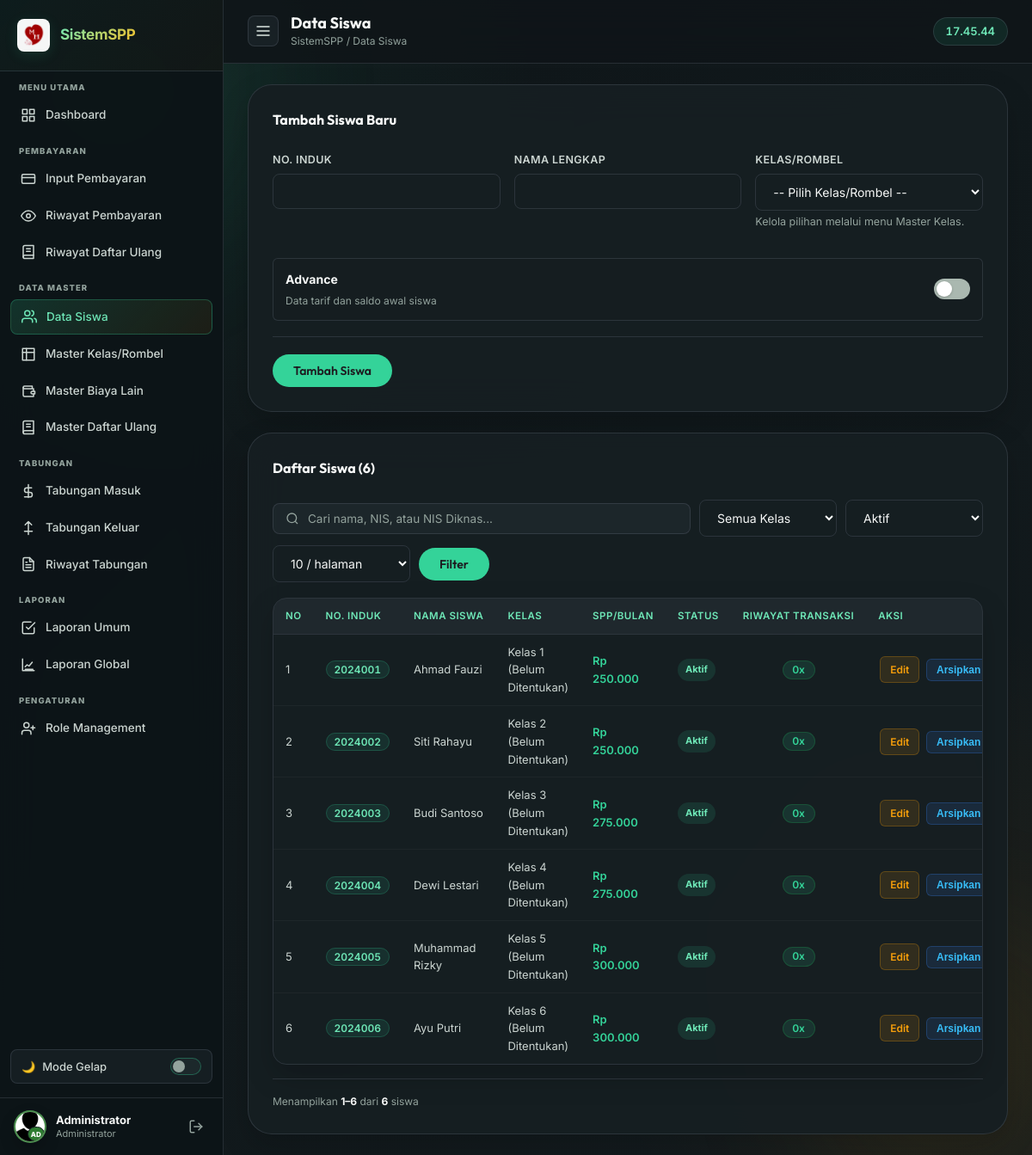
Before: /siswa/daftar.php (signed in) with the older database file.
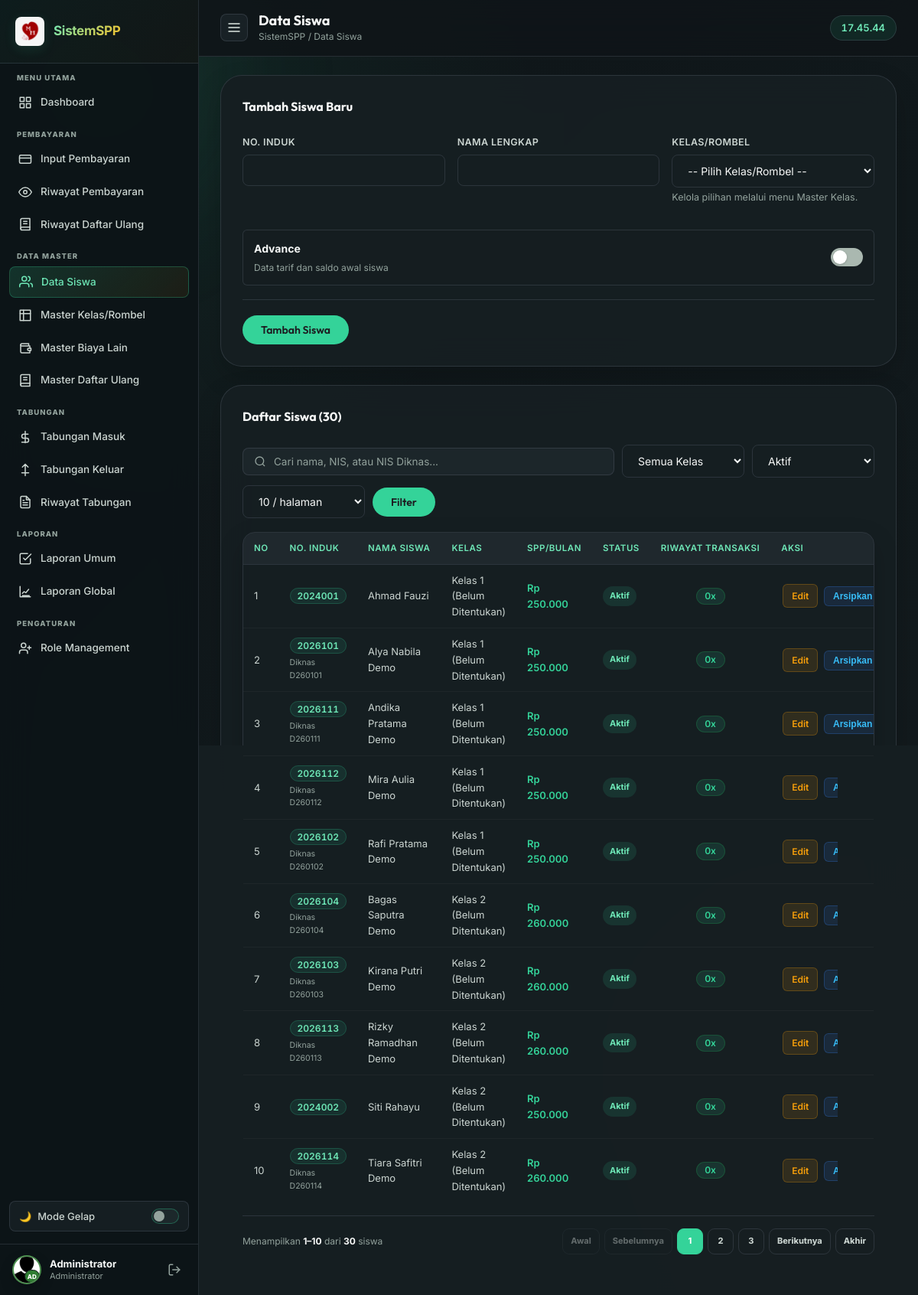
After: the same page with the newer database file.
### tables this page shows
CREATE TABLE `siswa` (
  `id`              INT AUTO_INCREMENT PRIMARY KEY,
  `NO_INDUK`        VARCHAR(10) NOT NULL UNIQUE,
  `NAMA`            VARCHAR(100) NOT NULL,
  `KELAS`           CHAR(1) NOT NULL,
  `SPP_PERBULAN`    DECIMAL(15,2) NOT NULL DEFAULT 0,
  `PANGKAL`         DECIMAL(15,2) NOT NULL DEFAULT 0,
  `BANGUNAN`        DECIMAL(15,2) NOT NULL DEFAULT 0,
  `SERAGAM`         DECIMAL(15,2) NOT NULL DEFAULT 0,
  `KEGIATAN`        DECIMAL(15,2) NOT NULL DEFAULT 0,
  `MAKAN`           DECIMAL(15,2) NOT NULL DEFAULT 0,
  `SORGA`           DECIMAL(15,2) NOT NULL DEFAULT 0,
  `INFAQ`           DECIMAL(15,2) NOT NULL DEFAULT 0,
  `PANGKAL_BAYAR`   DECIMAL(15,2) NOT NULL DEFAULT 0,
  `BANGUNAN_BAYAR`  DECIMAL(15,2) NOT NULL DEFAULT 0,
  `SERAGAM_BAYAR`   DECIMAL(15,2) NOT NULL DEFAULT 0,
  `KEGIATAN_BAYAR`  DECIMAL(15,2) NOT NULL DEFAULT 0,
  `POMG`            DECIMAL(15,2) NOT NULL DEFAULT 0,
  `DAFTAR_ULANG`    DECIMAL(15,2) NOT NULL DEFAULT 0,
  `NO_induk_diknas` CHAR(10) DEFAULT NULL,
  `potong_pangkal`  DECIMAL(15,2) NOT NULL DEFAULT 0,
  `tot_pangkal`     DECIMAL(15,2) NOT NULL DEFAULT 0,
  `tot_du`          DECIMAL(15,2) NOT NULL DEFAULT 0,
  `potong_du`       DECIMAL(15,2) NOT NULL DEFAULT 0,
  `is_active`       TINYINT(1) NOT NULL DEFAULT 1,
  `created_at`      TIMESTAMP DEFAULT CURRENT_TIMESTAMP,
  UNIQUE KEY `uk_siswa_no_induk_diknas` (`NO_induk_diknas`),
  KEY `idx_siswa_status_kelas_nama` (`is_active`, `KELAS`, `NAMA`),
  CONSTRAINT `chk_siswa_kelas_sd` CHECK (`KELAS` IN ('1','2','3','4','5','6'))
);

### includes/kelas.php (called while the page is built, shortened)
<?php
function class_label(array $class): string {
    $level = (int)($class['tingkat'] ?? 0);
    if ((int)($class['is_placeholder'] ?? 0) === 1) {
        return 'Kelas ' . $level . ' (Belum Ditentukan)';
    }
    return $level . strtoupper(trim((string)($class['kode_rombel'] ?? '')));
}

### siswa/daftar.php (the view, shortened to what the changed rows need)
<?php
require_once '../koneksi.php';
require_once '../includes/kelas.php';
require_once '../includes/pagination.php';
$query = trim((string)($_GET['q'] ?? ''));
$filterClass = (int)($_GET['kelas'] ?? 0);
$filterStatus = (string)($_GET['status'] ?? 'active');
$allowedPageSizes = [10, 25, 50];
$perPage = page_size_param('per_page', $allowedPageSizes, 10);
$page = page_int_param('page');
$listWhereSql = "
    FROM siswa s
    WHERE (? = '' OR s.NO_INDUK LIKE CONCAT('%', ?, '%') OR s.NAMA LIKE CONCAT('%', ?, '%') OR s.NO_induk_diknas LIKE CONCAT('%', ?, '%'))
      AND (? = 0 OR s.master_kelas_id = ?)
      AND (? = 'all' OR s.is_active = IF(? = 'archived', 0, 1))
";
$listTypes = 'ssssiiss';
$listParams = [$query, $query, $query, $query, $filterClass, $filterClass, $filterStatus, $filterStatus];
$stmtCount = $koneksi->prepare("SELECT COUNT(*) AS total " . $listWhereSql);
$stmtCount->bind_param($listTypes, ...$listParams);
$stmtCount->execute();
$totalStudents = (int)($stmtCount->get_result()->fetch_assoc()['total'] ?? 0);
$totalPages = total_pages($totalStudents, $perPage);
$page = min($page, $totalPages);
$offset = ($page - 1) * $perPage;
$stmtList = $koneksi->prepare("
    SELECT s.*, mk.tingkat AS master_tingkat, mk.kode_rombel, mk.is_placeholder,
      (SELECT COUNT(*) FROM bayar p WHERE p.NO_INDUK = s.NO_INDUK) AS jml_bayar,
      ((SELECT COUNT(*) FROM bayar p WHERE p.NO_INDUK = s.NO_INDUK) +
       (SELECT COUNT(*) FROM bayar_du du WHERE du.no_induk = s.NO_INDUK) +
       (SELECT COUNT(*) FROM transaksi_m tm WHERE tm.NO_INDUK = s.NO_INDUK) +
       (SELECT COUNT(*) FROM transaksi_k tk WHERE tk.NO_INDUK = s.NO_INDUK)) AS history_count
    FROM siswa s
    LEFT JOIN master_kelas mk ON mk.id = s.master_kelas_id
    WHERE (? = '' OR s.NO_INDUK LIKE CONCAT('%', ?, '%') OR s.NAMA LIKE CONCAT('%', ?, '%') OR s.NO_induk_diknas LIKE CONCAT('%', ?, '%'))
      AND (? = 0 OR s.master_kelas_id = ?)
      AND (? = 'all' OR s.is_active = IF(? = 'archived', 0, 1))
    ORDER BY s.is_active DESC,
      CASE WHEN s.KELAS REGEXP '^[1-6]$' THEN 0 ELSE 1 END,
      CAST(s.KELAS AS UNSIGNED), s.KELAS, s.NAMA ASC
    LIMIT ? OFFSET ?
");
$pageTypes = $listTypes . 'ii';
$pageParams = array_merge($listParams, [$perPage, $offset]);
$stmtList->bind_param($pageTypes, ...$pageParams);
$stmtList->execute();
$studentRows = $stmtList->get_result()->fetch_all(MYSQLI_ASSOC);
$studentPaginationQuery = pagination_query(['per_page' => $perPage]);
?>
<!DOCTYPE html>
<html lang="id">
<head>
  <link rel="stylesheet" href="../assets/css/style.css?v=4.7" />
</head>
<body>
  <div class="layout">
    <?php include '../includes/sidebar.php'; ?>
    <main class="main-content">
      <div class="topbar">
        <div class="topbar-title"><h2>Data Siswa</h2><span class="breadcrumb">SistemSPP / Data Siswa</span></div>
      </div>
      <div class="main-card" style="margin-top:0">
        <div class="card-title-row"><div class="card-title">Daftar Siswa (<?= number_format($totalStudents) ?>)</div></div>
        <div class="table-container">
          <table class="payment-table responsive-table">
            <thead><tr><th>No</th><th>No. Induk</th><th>Nama Siswa</th><th>Kelas</th><th>SPP/Bulan</th><th>Status</th><th class="student-history-col">Riwayat Transaksi</th><th>Aksi</th></tr></thead>
            <tbody>
              <?php if (!$studentRows): ?>
              <tr><td colspan="8"><div class="empty-state"><p>Data siswa tidak ditemukan</p></div></td></tr>
              <?php else: foreach ($studentRows as $index => $student):
                $editUrl = 'daftar.php?edit=' . (int)$student['id'];
              ?>
              <tr class="clickable-payment-row" data-edit-url="<?= htmlspecialchars($editUrl, ENT_QUOTES, 'UTF-8') ?>" tabindex="0" role="link" aria-label="Edit siswa <?= htmlspecialchars($student['NAMA'], ENT_QUOTES, 'UTF-8') ?>">
                <td data-label="No"><?= $offset + $index + 1 ?></td>
                <td data-label="No. Induk"><span class="badge-nis"><?= htmlspecialchars($student['NO_INDUK']) ?></span><?php if (!empty($student['NO_induk_diknas'])): ?><small class="du-history-nis">Diknas <?= htmlspecialchars($student['NO_induk_diknas']) ?></small><?php endif; ?></td>
                <td data-label="Nama Siswa"><?= htmlspecialchars($student['NAMA']) ?></td>
                <td data-label="Kelas"><?= htmlspecialchars(class_label([
                  'tingkat' => $student['master_tingkat'] ?: $student['KELAS'],
                  'kode_rombel' => $student['kode_rombel'] ?? 'BELUM',
                  'is_placeholder' => $student['is_placeholder'] ?? 1,
                ])) ?></td>
                <td data-label="SPP/Bulan" class="nominal">Rp <?= number_format((float)$student['SPP_PERBULAN'], 0, ',', '.') ?></td>
                <td data-label="Status"><span class="master-status <?= $student['is_active'] ? 'is-active' : 'is-inactive' ?>"><?= $student['is_active'] ? 'Aktif' : 'Diarsipkan' ?></span></td>
                <td data-label="Riwayat Transaksi" class="student-history-col"><span class="badge-count"><?= (int)$student['history_count'] ?>x</span></td>
                <td data-label="Aksi" class="aksi-col">
                  <a class="btn-tbl btn-tbl-edit" href="<?= htmlspecialchars($editUrl) ?>">Edit</a>
                  <form method="POST" action="daftar.php" style="display:inline" onsubmit="return confirm('<?= $student['is_active'] ? 'Arsipkan' : 'Pulihkan' ?> siswa <?= htmlspecialchars(addslashes($student['NAMA'])) ?>?')">
                    <button type="submit" class="btn-tbl btn-tbl-toggle"><?= $student['is_active'] ? 'Arsipkan' : 'Pulihkan' ?></button>
                  </form>
                </td>
              </tr>
              <?php endforeach; endif; ?>
            </tbody>
          </table>
        </div>
        <?php render_pagination('daftar.php', $studentPaginationQuery, $page, $totalPages, $totalStudents, $perPage, 'siswa'); ?>
      </div>
    </main>
  </div>
</body>
</html>

### includes/sidebar.php (shortened to what the changed rows need)
<?php
$current = basename($_SERVER['PHP_SELF']);
$dir     = basename(dirname($_SERVER['PHP_SELF']));
if (in_array($dir, ['pembayaran', 'siswa', 'tabungan', 'laporan'])) {
    $root = '../';
} else {
    $root = '';
}
$role = $_SESSION['admin_role'] ?? '';
$navItems = array_filter($allNavItems, fn($item) => in_array($role, $item[3], true));
$navItems = array_values($navItems);
?>
<aside class="sidebar" id="sidebar">
  <nav class="sidebar-nav">
    <?php $lastSection = null; ?>
    <?php foreach ($navItems as [$href, $label, $icon, $roles, $section]):
      $isGlobalDetail = $href === 'laporan/global.php' && in_array($current, ['template.php','export_global.php'], true);
      $isActive = (strpos($_SERVER['PHP_SELF'], str_replace('../', '', $href)) !== false || $isGlobalDetail) ? 'active' : '';
    ?>
    <?php if ($section !== $lastSection): $lastSection = $section; ?>
    <div class="nav-section-label"><?= htmlspecialchars($section) ?></div>
    <?php endif; ?>
    <a href="<?= $root . $href ?>" class="nav-item <?= $isActive ?>">
      <svg width="18" height="18" viewBox="0 0 24 24" fill="none" stroke="currentColor" stroke-width="2" stroke-linecap="round" stroke-linejoin="round"><?= $icon ?></svg>
      <?= $label ?>
    </a>
    <?php endforeach; ?>
  </nav>
</aside>

### includes/pagination.php (shortened to what the changed rows need)
<?php
function page_int_param(string $name, int $default = 1): int {
    return max(1, (int)($_GET[$name] ?? $default));
}
function page_size_param(string $name = 'per_page', array $allowed = [10, 25, 50], int $default = 10): int {
    $requested = (int)($_GET[$name] ?? $default);
    return in_array($requested, $allowed, true) ? $requested : $default;
}
function total_pages(int $totalRows, int $perPage): int {
    return max(1, (int)ceil(max(0, $totalRows) / max(1, $perPage)));
}
function page_window(int $page, int $totalPages, int $width = 5): array {
    $start = max(1, $page - (int)floor($width / 2));
    $end = min($totalPages, $start + $width - 1);
    $start = max(1, $end - $width + 1);
    return [$start, $end];
}
function page_url(string $path, array $query, int $page, string $pageParam = 'page'): string {
    $query[$pageParam] = max(1, $page);
    return $path . '?' . http_build_query($query);
}
function render_pagination(string $path, array $query, int $page, int $totalPages, int $totalRows, int $perPage, string $label = 'data', string $pageParam = 'page'): void {
    $firstShown = (($page - 1) * $perPage) + 1;
    $lastShown = min($totalRows, $page * $perPage);
    [$windowStart, $windowEnd] = page_window($page, $totalPages);
    ?>
    <div class="du-pagination-footer">
      <p class="du-pagination-info">Menampilkan <strong><?= number_format($firstShown) ?>&ndash;<?= number_format($lastShown) ?></strong> dari <strong><?= number_format($totalRows) ?></strong> <?= htmlspecialchars($label) ?></p>
      <?php if ($totalPages > 1): ?>
      <nav class="du-pagination" aria-label="Navigasi halaman">
        <?php if ($page > 1): ?>
          <a class="du-page-link du-page-desktop-only" href="<?= htmlspecialchars(page_url($path, $query, 1, $pageParam)) ?>">Awal</a>
          <a class="du-page-link du-page-prev" href="<?= htmlspecialchars(page_url($path, $query, $page - 1, $pageParam)) ?>" rel="prev">Sebelumnya</a>
        <?php else: ?>
          <span class="du-page-link du-page-desktop-only is-disabled" aria-disabled="true">Awal</span>
          <span class="du-page-link du-page-prev is-disabled" aria-disabled="true">Sebelumnya</span>
        <?php endif; ?>
        <span class="du-page-numbers">
          <?php for ($pageNumber = $windowStart; $pageNumber <= $windowEnd; $pageNumber++): ?>
            <?php if ($pageNumber === $page): ?>
              <span class="du-page-link is-active" aria-current="page"><?= $pageNumber ?></span>
            <?php else: ?>
              <a class="du-page-link" href="<?= htmlspecialchars(page_url($path, $query, $pageNumber, $pageParam)) ?>"><?= $pageNumber ?></a>
            <?php endif; ?>
          <?php endfor; ?>
        </span>
        <?php if ($page < $totalPages): ?>
          <a class="du-page-link du-page-next" href="<?= htmlspecialchars(page_url($path, $query, $page + 1, $pageParam)) ?>" rel="next">Berikutnya</a>
          <a class="du-page-link du-page-desktop-only" href="<?= htmlspecialchars(page_url($path, $query, $totalPages, $pageParam)) ?>">Akhir</a>
        <?php else: ?>
          <span class="du-page-link du-page-next is-disabled" aria-disabled="true">Berikutnya</span>
          <span class="du-page-link du-page-desktop-only is-disabled" aria-disabled="true">Akhir</span>
        <?php endif; ?>
      </nav>
      <?php endif; ?>
    </div>
    <?php
}

Changed rows visible on the page:
no longer on this page (row edited): siswa: index "3", NO_INDUK "2024003", NAMA "Budi Santoso", kode_rombel "Kelas 3 (Belum Ditentukan)", SPP_PERBULAN "275.000", is_active "Aktif", history_count "0"
no longer on this page (row edited): siswa: index "4", NO_INDUK "2024004", NAMA "Dewi Lestari", kode_rombel "Kelas 4 (Belum Ditentukan)", SPP_PERBULAN "275.000", is_active "Aktif", history_count "0"
no longer on this page (row edited): siswa: index "5", NO_INDUK "2024005", NAMA "Muhammad Rizky", kode_rombel "Kelas 5 (Belum Ditentukan)", SPP_PERBULAN "300.000", is_active "Aktif", history_count "0"
no longer on this page (row edited): siswa: index "6", NO_INDUK "2024006", NAMA "Ayu Putri", kode_rombel "Kelas 6 (Belum Ditentukan)", SPP_PERBULAN "300.000", shows "Aktif", history_count "0", shows "Arsipkan", is_active "1", id "6"
added siswa: index "2", NO_INDUK "2026101", NO_induk_diknas "D260101", NAMA "Alya Nabila Demo", kode_rombel "Kelas 1 (Belum Ditentukan)", SPP_PERBULAN "250.000", is_active "Aktif", history_count "0"
added siswa: index "3", NO_INDUK "2026111", NO_induk_diknas "D260111", NAMA "Andika Pratama Demo", kode_rombel "Kelas 1 (Belum Ditentukan)", SPP_PERBULAN "250.000", is_active "Aktif", history_count "0"
added siswa: index "4", NO_INDUK "2026112", NO_induk_diknas "D260112", NAMA "Mira Aulia Demo", kode_rombel "Kelas 1 (Belum Ditentukan)", SPP_PERBULAN "250.000", is_active "Aktif", history_count "0"
added siswa: index "5", NO_INDUK "2026102", NO_induk_diknas "D260102", NAMA "Rafi Pratama Demo", kode_rombel "Kelas 1 (Belum Ditentukan)", SPP_PERBULAN "250.000", is_active "Aktif", history_count "0"
added siswa: index "6", NO_INDUK "2026104", NO_induk_diknas "D260104", NAMA "Bagas Saputra Demo", kode_rombel "Kelas 2 (Belum Ditentukan)", SPP_PERBULAN "260.000", is_active "Aktif", history_count "0"
added siswa: index "7", NO_INDUK "2026103", NO_induk_diknas "D260103", NAMA "Kirana Putri Demo", kode_rombel "Kelas 2 (Belum Ditentukan)", SPP_PERBULAN "260.000", is_active "Aktif", history_count "0"
added siswa: index "8", NO_INDUK "2026113", NO_induk_diknas "D260113", NAMA "Rizky Ramadhan Demo", kode_rombel "Kelas 2 (Belum Ditentukan)", SPP_PERBULAN "260.000", is_active "Aktif", history_count "0"
changed siswa "Siti Rahayu": index "2" → "9"
added siswa: index "10", NO_INDUK "2026114", NO_induk_diknas "D260114", NAMA "Tiara Safitri Demo", kode_rombel "Kelas 2 (Belum Ditentukan)", SPP_PERBULAN "260.000", shows "Aktif", history_count "0", shows "Arsipkan", is_active "1"
Other visible differences:
$totalStudents: "6" → "30"
$lastShown: (not shown) → "10"
$totalRows: (not shown) → "30"
text now shown: "Awal Sebelumnya Berikutnya Akhir"
new list line: "1"
new list line: "2"
new list line: "3"
